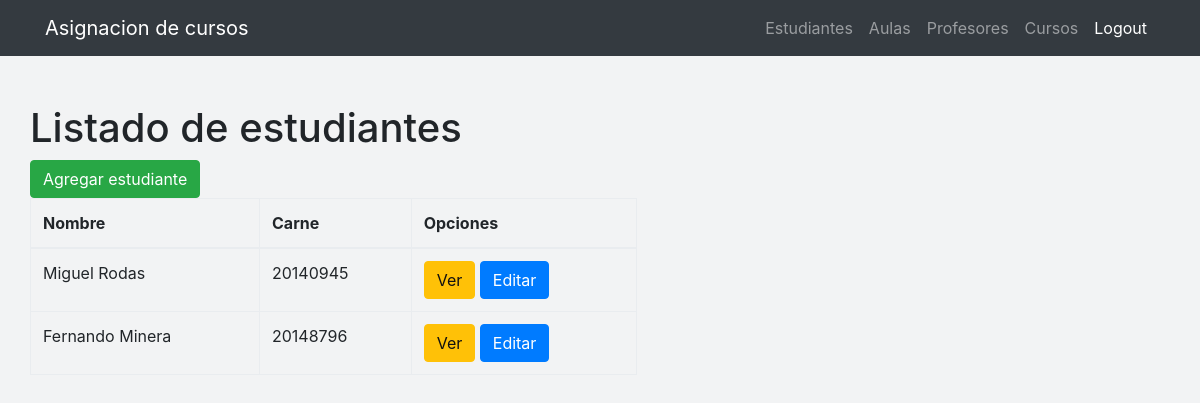
Page /estudiantes/list/ (signed in) on the committed database.
### estudiantes/models.py (models this page shows, shortened)
class Estudiante(models.Model):
    nombre    = models.CharField(max_length=60)
    carne      = models.IntegerField()
    fecha_nacimiento = models.DateField()
    cursos   = models.ManyToManyField(Curso, through='Asignacion')

### estudiantes/views.py (the view)
# urls.py: url(r'^estudiantes/list/$', views.estudiante_list, name='estudiante_list'),
@login_required
def estudiante_list(request):
    estudiantes = Estudiante.objects.all()
    return render(request, 'estudiantes/estudiante_list.html', {'estudiantes': estudiantes})

### estudiantes/templates/estudiantes/estudiante_list.html (shortened to what this page needs)
{% extends 'estudiantes/base.html' %}
{% block content %}
<div class="portlet-body">
  <div class="portlet-title">
    <h1>Listado de estudiantes</h1>
  </div>
  <div class="row">
    <div class="col-md-6">
      <div class="btn-group">
        <a href="{% url 'estudiante_nuevo'%}">
          <button id="sample_editable_1_new" class="btn btn-success">
            Agregar estudiante
          </button>
        </a>
      </div>
    </div>
<div class="col-md-12 col-sm-12 col-xs-12" >
  <div class="table-responsive">
    <table class="table table-bordered ">
      <thead>
        <tr role="row" class="">
          <th>Nombre</th>
          <th>Carne</th>
          <th>Opciones</th>
        </tr>
      </thead>
      <tbody>
        {% for estudiante in estudiantes %}
        <tr>
            <td>{{ estudiante.nombre }}</td>
            <td>{{ estudiante.carne }}</td>
            <td>
              <a href="{% url 'estudiante_ver' pk=estudiante.pk %}" class="btn btn-warning">Ver</a>
              <a href="{% url 'estudiante_editar' pk=estudiante.pk %}" class="btn btn-primary">Editar</a>
            </td>
        </tr>
        {% endfor %}
      </tbody>
    </table>
  </div>
</div>
</div>
</div>
{% endblock %}

### estudiantes/static/css/shop-item.css (style rules this page uses)
body { padding-top: 54px; }
@media (min-width: 992px) { body { padding-top: 56px; } }

### estudiantes/templates/estudiantes/base.html (style rules this page uses)
body { background-color: #F2F3F4; }

### rows in the picture
Estudiante: nombre "Miguel Rodas", carne "20140945"
Estudiante: nombre "Fernando Minera", carne "20148796"
